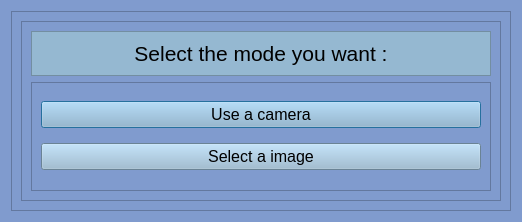
<?xml version="1.0" encoding="UTF-8"?>
<ui version="4.0">
 <class>selectMode_window</class>
 <widget class="QDialog" name="selectMode_window">
  <property name="geometry">
   <rect>
    <x>0</x>
    <y>0</y>
    <width>518</width>
    <height>218</height>
   </rect>
  </property>
  <property name="windowTitle">
   <string>Select Mode Window</string>
  </property>
  <property name="styleSheet">
   <string notr="true">background-color: rgb(128, 155, 206);</string>
  </property>
  <layout class="QVBoxLayout" name="verticalLayout">
   <item>
    <widget class="QFrame" name="frame">
     <property name="minimumSize">
      <size>
       <width>500</width>
       <height>200</height>
      </size>
     </property>
     <property name="frameShape">
      <enum>QFrame::StyledPanel</enum>
     </property>
     <property name="frameShadow">
      <enum>QFrame::Raised</enum>
     </property>
     <layout class="QVBoxLayout" name="verticalLayout_5">
      <item>
       <widget class="QFrame" name="frame_2">
        <property name="frameShape">
         <enum>QFrame::StyledPanel</enum>
        </property>
        <property name="frameShadow">
         <enum>QFrame::Raised</enum>
        </property>
        <layout class="QVBoxLayout" name="verticalLayout_4">
         <item>
          <widget class="QFrame" name="frame_4">
           <property name="sizePolicy">
            <sizepolicy hsizetype="Preferred" vsizetype="Maximum">
             <horstretch>0</horstretch>
             <verstretch>0</verstretch>
            </sizepolicy>
           </property>
           <property name="styleSheet">
            <string notr="true">background-color: rgb(149, 184, 209);</string>
           </property>
           <property name="frameShape">
            <enum>QFrame::StyledPanel</enum>
           </property>
           <property name="frameShadow">
            <enum>QFrame::Raised</enum>
           </property>
           <layout class="QVBoxLayout" name="verticalLayout_3">
            <item alignment="Qt::AlignHCenter|Qt::AlignTop">
             <widget class="QLabel" name="label">
              <property name="font">
               <font>
                <pointsize>16</pointsize>
               </font>
              </property>
              <property name="styleSheet">
               <string notr="true"/>
              </property>
              <property name="text">
               <string>Select the mode you want :</string>
              </property>
              <property name="alignment">
               <set>Qt::AlignCenter</set>
              </property>
             </widget>
            </item>
           </layout>
          </widget>
         </item>
         <item>
          <widget class="QFrame" name="frame_3">
           <property name="sizePolicy">
            <sizepolicy hsizetype="Preferred" vsizetype="Minimum">
             <horstretch>0</horstretch>
             <verstretch>0</verstretch>
            </sizepolicy>
           </property>
           <property name="frameShape">
            <enum>QFrame::StyledPanel</enum>
           </property>
           <property name="frameShadow">
            <enum>QFrame::Raised</enum>
           </property>
           <layout class="QVBoxLayout" name="verticalLayout_2">
            <item>
             <widget class="QPushButton" name="camera_btn">
              <property name="font">
               <font>
                <pointsize>12</pointsize>
               </font>
              </property>
              <property name="styleSheet">
               <string notr="true">background-color: rgb(149, 184, 209);</string>
              </property>
              <property name="text">
               <string>Use a camera</string>
              </property>
             </widget>
            </item>
            <item>
             <widget class="QPushButton" name="select_file_btn">
              <property name="font">
               <font>
                <pointsize>12</pointsize>
               </font>
              </property>
              <property name="styleSheet">
               <string notr="true">background-color: rgb(149, 184, 209);</string>
              </property>
              <property name="text">
               <string>Select a image</string>
              </property>
             </widget>
            </item>
           </layout>
          </widget>
         </item>
        </layout>
       </widget>
      </item>
     </layout>
    </widget>
   </item>
  </layout>
 </widget>
 <resources/>
 <connections/>
</ui>
